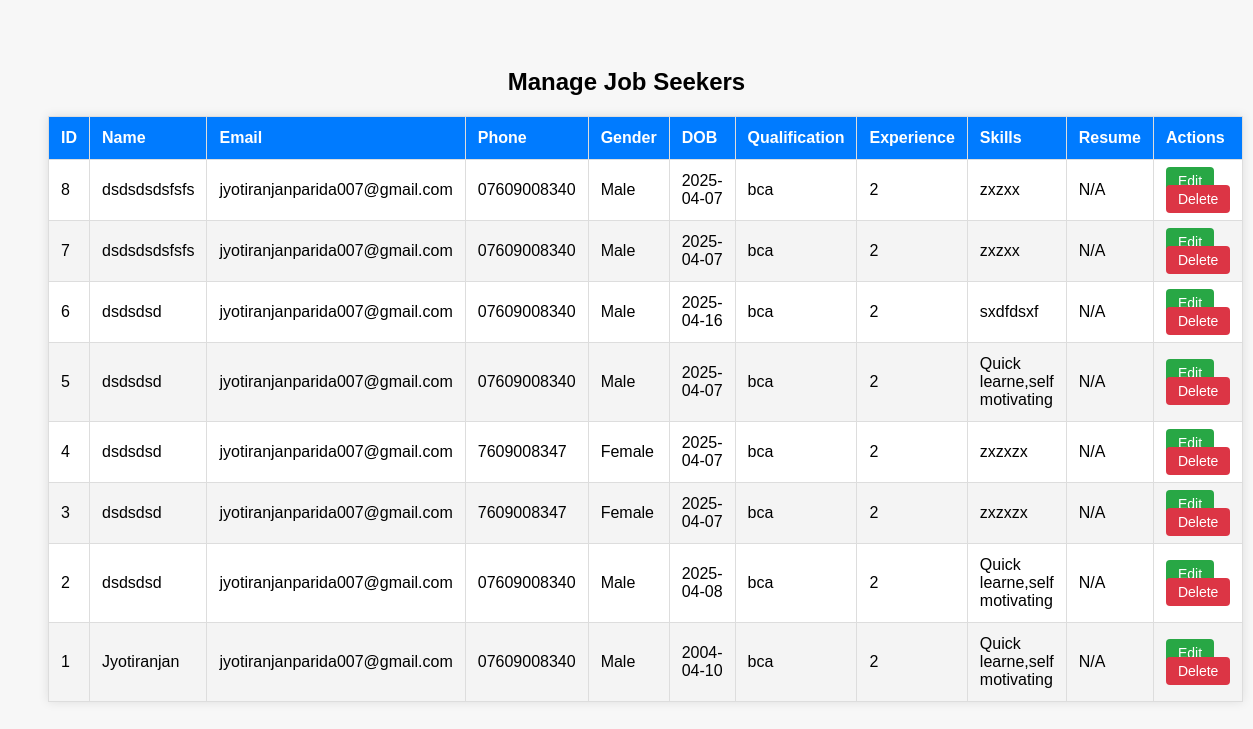
The app's page /job_seeker/manage_job_seekers.php with its own data.
### tables this page shows
CREATE TABLE `job_seekers` (
  `id` int(11) NOT NULL,
  `name` varchar(100) NOT NULL,
  `s_id` int(11) NOT NULL,
  `email` varchar(100) NOT NULL,
  `phone` varchar(20) NOT NULL,
  `gender` enum('Male','Female','Other') NOT NULL,
  `dob` date NOT NULL,
  `qualification` varchar(100) NOT NULL,
  `experience` int(11) NOT NULL,
  `skills` text NOT NULL,
  `resume` varchar(255) NOT NULL,
  `created_at` timestamp NOT NULL DEFAULT current_timestamp()
);

### job_seeker/manage_job_seekers.php (the view, shortened to what this page needs)
<?php
include '../db/db.php';
$result = mysqli_query($conn, "SELECT * FROM job_seekers ORDER BY id DESC");
?>
<!DOCTYPE html>
<html>
<head>
</head>
<body>
<h2>Manage Job Seekers</h2>
<table>
    <thead>
        <tr>
            <th>ID</th>
            <th>Name</th>
            <th>Email</th>
            <th>Phone</th>
            <th>Gender</th>
            <th>DOB</th>
            <th>Qualification</th>
            <th>Experience</th>
            <th>Skills</th>
            <th>Resume</th>
            <th>Actions</th>
        </tr>
    </thead>
    <tbody>
        <?php if (mysqli_num_rows($result) > 0): ?>
            <?php while ($row = mysqli_fetch_assoc($result)): ?>
                <tr>
                    <td><?= $row['id'] ?></td>
                    <td><?= htmlspecialchars($row['name']) ?></td>
                    <td><?= htmlspecialchars($row['email']) ?></td>
                    <td><?= htmlspecialchars($row['phone']) ?></td>
                    <td><?= $row['gender'] ?></td>
                    <td><?= $row['dob'] ?></td>
                    <td><?= htmlspecialchars($row['qualification']) ?></td>
                    <td><?= $row['experience'] ?></td>
                    <td><?= htmlspecialchars($row['skills']) ?></td>
                    <td>
                    <?php if (!empty($row['resume']) && file_exists($row['resume'])): ?>
    <a href="<?= $row['resume'] ?>" target="_blank">Download</a>
<?php else: ?>
    N/A
<?php endif; ?>
                    </td>
                    <td>
                        <a class="btn edit-btn" href="edit_job_seekers.php?id=<?= $row['id'] ?>">Edit</a>
                        <a class="btn delete-btn" href="delete_job_seeker.php?id=<?= $row['id'] ?>" onclick="return confirm('Are you sure you want to delete this job seeker?');">Delete</a>
                    </td>
                </tr>
            <?php endwhile; ?>
        <?php else: ?>
            <tr>
                <td colspan="11" style="text-align:center;">No job seekers found.</td>
            </tr>
        <?php endif; ?>
    </tbody>
</table>
</body>
</html>

### job_seeker/manage_job_seekers.php (style rules this page uses)
body { font-family: Arial, sans-serif; background-color: #f7f7f7; padding: 40px; }
h2 { text-align: center; }
table { width: 100%; border-collapse: collapse; background-color: #fff; margin-top: 20px; box-shadow: 0 0 10px rgba(0,0,0,0.1); }
th, td { border: 1px solid #ddd; padding: 12px; text-align: left; }
th { background-color: #007bff; color: white; }
tr:nth-child(even) { background-color: #f4f4f4; }
a.btn { text-decoration: none; padding: 6px 12px; color: white; border-radius: 4px; font-size: 14px; }
.edit-btn { background-color: #28a745; }
.delete-btn { background-color: #dc3545; }

### records on screen
job_seekers: id "8", name "dsdsdsdsfsfs", email "jyotiranjanparida007@gmail.com", phone "07609008340", gender "Male", dob "2025-04-07", qualification "bca", experience "2", skills "zxzxx", shows "N/A"
job_seekers: id "7", name "dsdsdsdsfsfs", email "jyotiranjanparida007@gmail.com", phone "07609008340", gender "Male", dob "2025-04-07", qualification "bca", experience "2", skills "zxzxx", shows "N/A"
job_seekers: id "6", name "dsdsdsd", email "jyotiranjanparida007@gmail.com", phone "07609008340", gender "Male", dob "2025-04-16", qualification "bca", experience "2", skills "sxdfdsxf", shows "N/A"
job_seekers: id "5", name "dsdsdsd", email "jyotiranjanparida007@gmail.com", phone "07609008340", gender "Male", dob "2025-04-07", qualification "bca", experience "2", skills "Quick learne,self motivating", shows "N/A"
job_seekers: id "4", name "dsdsdsd", email "jyotiranjanparida007@gmail.com", phone "7609008347", gender "Female", dob "2025-04-07", qualification "bca", experience "2", skills "zxzxzx", shows "N/A"
job_seekers: id "3", name "dsdsdsd", email "jyotiranjanparida007@gmail.com", phone "7609008347", gender "Female", dob "2025-04-07", qualification "bca", experience "2", skills "zxzxzx", shows "N/A"
job_seekers: id "2", name "dsdsdsd", email "jyotiranjanparida007@gmail.com", phone "07609008340", gender "Male", dob "2025-04-08", qualification "bca", experience "2", skills "Quick learne,self motivating", shows "N/A"
job_seekers: id "1", name "Jyotiranjan", email "jyotiranjanparida007@gmail.com", phone "07609008340", gender "Male", dob "2004-04-10", qualification "bca", experience "2", skills "Quick learne,self motivating", shows "N/A"
